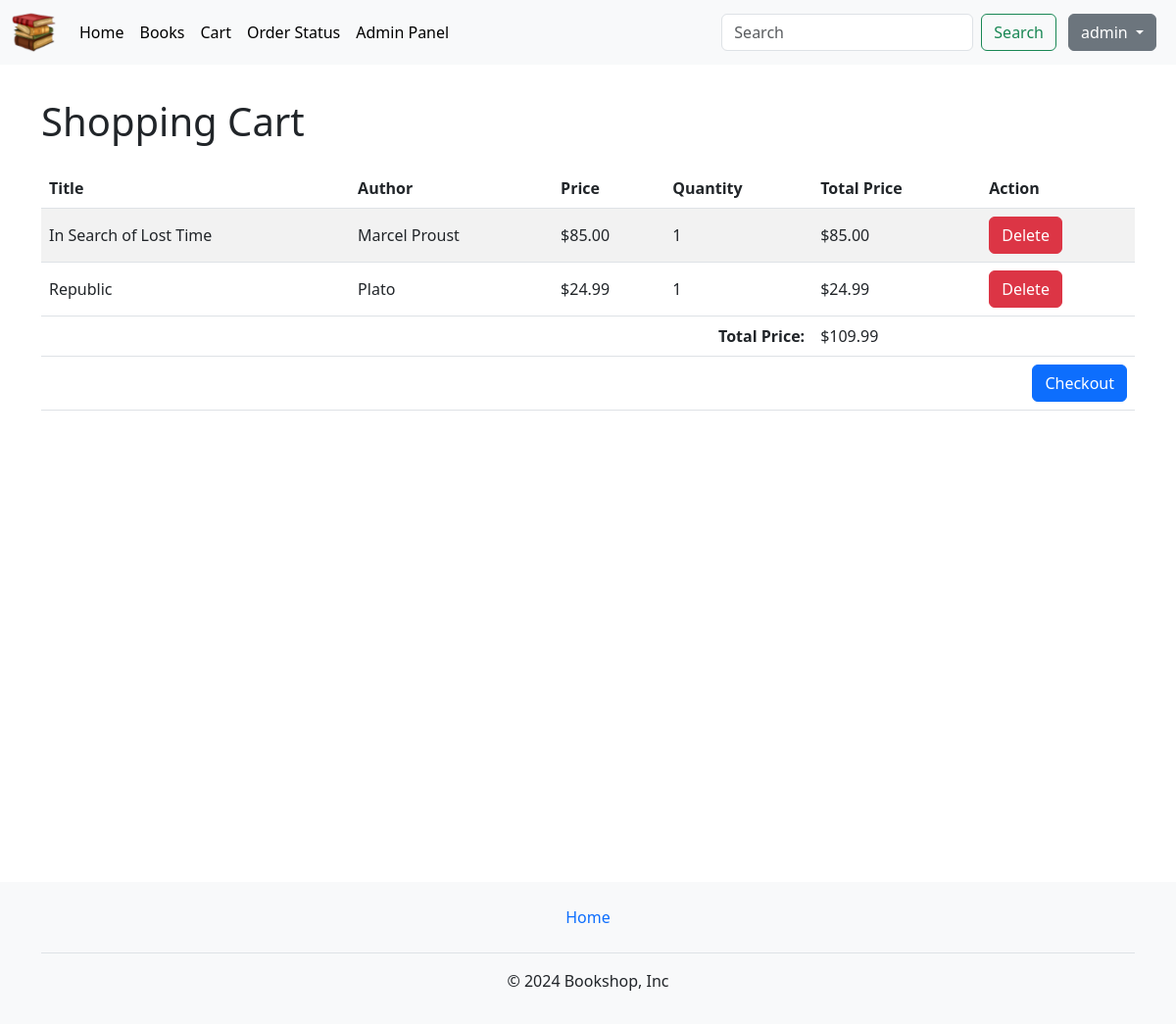
/cart.php (signed in), run on the app's committed database.
### tables this page shows
CREATE TABLE `shopping_cart` (
  `cart_id` int(11) NOT NULL,
  `user_id` int(11) NOT NULL,
  `username` varchar(50) NOT NULL,
  `book_id` int(11) NOT NULL,
  `quantity` int(11) NOT NULL,
  `date_added` datetime DEFAULT NULL
);

CREATE TABLE `books` (
  `book_id` int(11) NOT NULL,
  `title` varchar(255) NOT NULL,
  `author` varchar(255) NOT NULL,
  `price` decimal(10,2) DEFAULT NULL,
  `stock` int(11) DEFAULT NULL,
  `image_path` varchar(255) DEFAULT NULL,
  `description` varchar(9999) DEFAULT NULL,
  `publisher` varchar(255) DEFAULT NULL,
  `publication_date` date DEFAULT NULL,
  `page_length` int(11) DEFAULT NULL,
  `language` varchar(255) DEFAULT NULL,
  `isbn` varchar(255) DEFAULT NULL
);

### cart.php (the view, shortened to what this page needs)
<?php
    require_once 'connection.php';
    $user_id = isset($_SESSION['user_id']) ? $_SESSION['user_id'] : null;
    $sql = "SELECT shopping_cart.cart_id, shopping_cart.book_id, shopping_cart.quantity, books.title, books.author, books.price FROM shopping_cart INNER JOIN books ON shopping_cart.book_id=books.book_id WHERE shopping_cart.user_id=$user_id";
    $result = $conn->query($sql);
    $cart_items = array();
    $total_price = 0;
    if ($result->num_rows > 0) {
        while ($row = $result->fetch_assoc()) {
            $cart_items[] = $row;
            $total_price += $row['price'] * $row['quantity'];
        }
    }
?>
<!DOCTYPE html>
<html lang="en">
    <head>
        <link href="https://cdn.jsdelivr.net/npm/bootstrap@5.3.0-alpha3/dist/css/bootstrap.min.css" rel="stylesheet">
    </head>
    <body>
        <?php include 'navbar.php'; ?>
        <div class="container mt-5">
            <h1 class="mb-4" style="margin-top: 100px;">Shopping Cart</h1>
            <?php if (empty($cart_items)): ?>
            <p>Your cart is empty.</p>
            <?php else: ?>
            <table class="table table-striped table-hover align-middle">
                <thead>
                    <tr>
                        <th scope="col">Title</th>
                        <th scope="col">Author</th>
                        <th scope="col">Price</th>
                        <th scope="col">Quantity</th>
                        <th scope="col">Total Price</th>
                        <th scope="col">Action</th>
                    </tr>
                </thead>
                <tbody>
                    <?php foreach ($cart_items as $item): ?>
                    <tr>
                        <td><?php echo $item['title']; ?></td>
                        <td><?php echo $item['author']; ?></td>
                        <td>$<?php echo number_format($item['price'], 2); ?></td>
                        <td><?php echo $item['quantity']; ?></td>
                        <td>$<?php echo number_format($item['price'] * $item['quantity'], 2); ?></td>
                        <td>
                            <form method="post">
                                <button type="submit" class="btn btn-danger">Delete</button>
                            </form>
                        </td>
                    </tr>
                    <?php endforeach; ?>
                </tbody>
                <tfoot>
                    <tr>
                        <td colspan="4" align="right"><strong>Total Price:</strong></td>
                        <td>$<?php echo number_format($total_price, 2); ?></td>
                        <td></td>
                    </tr>
                    <tr>
                        <td colspan="6" class="text-end">
                            <a href="checkout.php" class="btn btn-primary">Checkout</a>
                        </td>
                    </tr>
                </tfoot>
            </table>
            <?php endif; ?>
        </div>
        <?php include 'footer.php'; ?>
    </body>
</html>

### footer.php (style rules this page uses)
html, body { height: 100%; }
.container { min-height: 100%; }

### data on the page
shopping_cart: book.title "In Search of Lost Time", book.author "Marcel Proust", book.price "85.00", quantity "1", $item['price']*$item['quantity'] "85.00"
shopping_cart: book.title "Republic", book.author "Plato", book.price "24.99", quantity "1", $item['price']*$item['quantity'] "24.99"

### other printed values
$_SESSION['username'] "admin"
$total_price "109.99"
